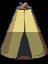

A 2D game scene composited from a Tiled map and its tileset images. What follows is a short description and the map's XML, with each tile layer's data collapsed to a summary:
An orthogonal 3x4 tile map with 16x16 px tiles, 2 tile layers (Tile Layer 1, tileinfo), 2 tilesets and 1 object.

<map version="1.2" tiledversion="1.2.2" orientation="orthogonal" renderorder="left-up" width="3" height="4" tilewidth="16" tileheight="16" infinite="0" nextlayerid="6" nextobjectid="2">
 <tileset firstgid="1" source="../../tilesets/ff_master_tile_sheet.tsx" />
 <tileset firstgid="2133" source="../../tilesets/cols.tsx" />
 <layer id="4" name="Tile Layer 1" width="3" height="4">
  <data>[12 cells, 12 non-empty, 12 distinct tile ids]</data>
 </layer>
 <layer id="5" name="tileinfo" width="3" height="4" opacity="0.35">
  <data>[12 cells, 6 non-empty, 1 distinct tile ids]</data>
 </layer>
 <objectgroup id="3" name="collisioninfo">
  <object id="1" x="1" y="33" width="46" height="21" />
 </objectgroup>
</map>
